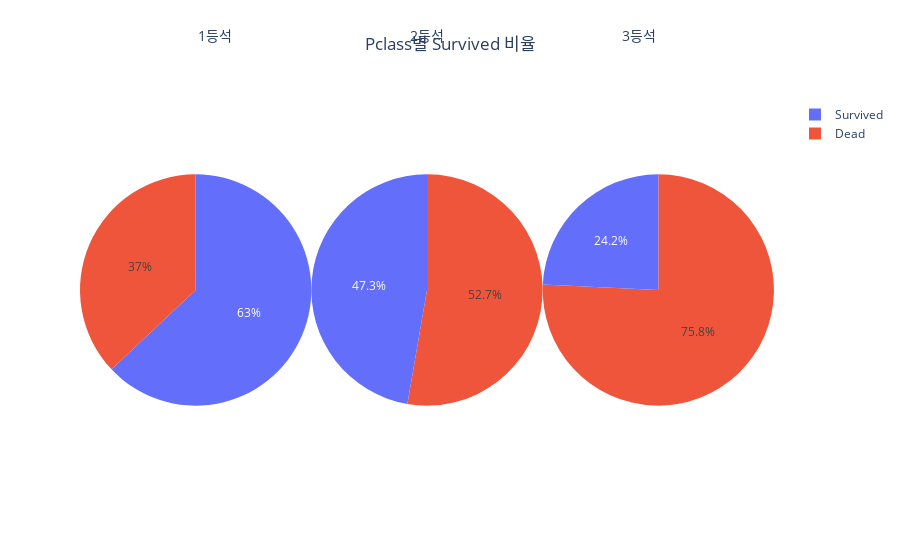

Notebook code for this chart:
### Markdown cell above
#### Pclass에 따른 Survived 비율 
- 생존률 비교: 1등석 > 2등석 > 3등석
- Pclass와 Survived 간에는 유의미한 상관관계가 있다고 볼 수 있음

### Code cell
import plotly.graph_objects as go

fig = go.Figure()


fig.add_trace(
    go.Pie(
        labels=df.index,
        name="1등석",
        values=df[1],
        domain={"x": [0.00, 0.33], "y": [0, 1]}
    )
)

fig.add_trace(
    go.Pie(
        labels=df.index,
        name="2등석",
        values=df[2],
        domain={"x": [0.33, 0.66], "y": [0, 1]}
    )
)

fig.add_trace(
    go.Pie(
        labels=df.index,
        name="3등석",
        values=df[3],
        domain={"x": [0.66, 0.99], "y": [0, 1]}
    )
)

# 전체 제목
fig.update_layout(
    title_text="Pclass별 Survived 비율",
    title_x=0.5  # 중앙 정렬
)

fig.update_layout(
    annotations=[
        dict(text="1등석", x=0.165, y=1.20, showarrow=False, font_size=14),
        dict(text="2등석", x=0.495, y=1.20, showarrow=False, font_size=14),
        dict(text="3등석", x=0.825, y=1.20, showarrow=False, font_size=14)
    ]
)

### Figure 1 — Plotly figure (JSON) as saved in the notebook; plotly's stock layout.template omitted (floating-point values rounded to 4 significant figures)
{"data": [{"domain": {"x": [0, 0.33], "y": [0, 1]}, "labels": ["Survived", "Dead"], "name": "1등석", "type": "pie", "values": [136, 80]}, {"domain": {"x": [0.33, 0.66], "y": [0, 1]}, "labels": ["Survived", "Dead"], "name": "2등석", "type": "pie", "values": [87, 97]}, {"domain": {"x": [0.66, 0.99], "y": [0, 1]}, "labels": ["Survived", "Dead"], "name": "3등석", "type": "pie", "values": [119, 372]}], "layout": {"annotations": [{"font": {"size": 14}, "showarrow": false, "text": "1등석", "x": 0.165, "y": 1.2}, {"font": {"size": 14}, "showarrow": false, "text": "2등석", "x": 0.495, "y": 1.2}, {"font": {"size": 14}, "showarrow": false, "text": "3등석", "x": 0.825, "y": 1.2}], "title": {"text": "Pclass별 Survived 비율", "x": 0.5}}}
